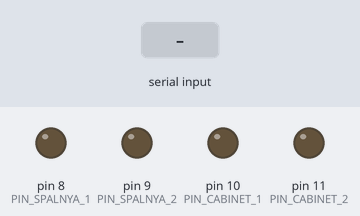
A sketch run on a simulated Arduino Uno, built with avr-gcc and run on an emulated ATmega328P. Shown: output pins drawn as LEDs (lit = HIGH). The inputs (shaded band) are chosen by the test bench. What the sketch prints to the serial monitor is not drawn.

Above: at 1.2 s.
1.3 s: "on_spalnya_1" received over Serial
At 3.2 s:
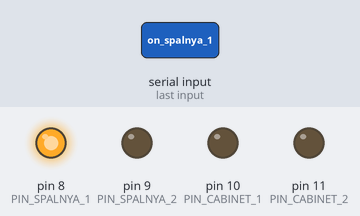
3.8 s: "on_spalnya_2" received over Serial
At 5.1 s:
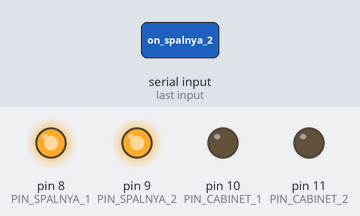
6.3 s: "off_spalnya_1" received over Serial
At 8.2 s:
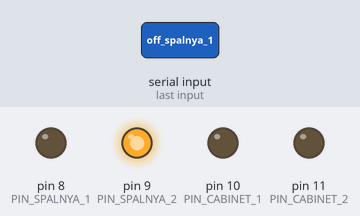
8.8 s: "on_cabinet_1" received over Serial
At 10.1 s:
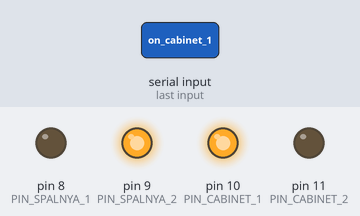
11.3 s: "off_spalnya_2" received over Serial
At 13.2 s:
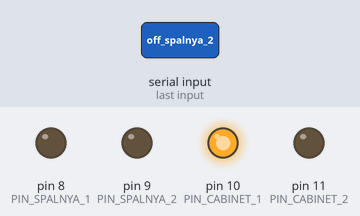
13.8 s: "on_cabinet_2" received over Serial
At 15.1 s:
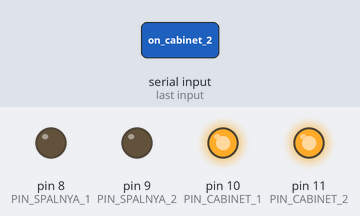
Timing chart, 0 to 16.8 s (numbered marks = the images above; inputs shaded):
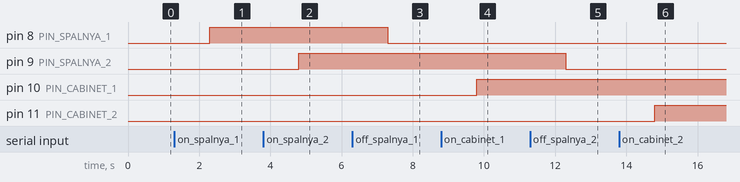

The sketch:

uno_spalnya.ino
```cpp
const int PIN_SPALNYA_1 = 8;
const int PIN_SPALNYA_2 = 9;
const int PIN_CABINET_1 = 10;
const int PIN_CABINET_2 = 11;
void setup() {
  Serial.begin(115200);
  pinMode(PIN_SPALNYA_1,OUTPUT);
  pinMode(PIN_SPALNYA_2,OUTPUT);
  pinMode(PIN_CABINET_1,OUTPUT);
  pinMode(PIN_CABINET_2,OUTPUT);

}
String inString;
void loop() {

 while (Serial.available() > 0) {

 inString=Serial.readString();
  if(inString=="on_spalnya_1")
  {
    digitalWrite(PIN_SPALNYA_1,HIGH);
    Serial.print("OK");
  }
    if(inString=="on_spalnya_2")
    {
    digitalWrite(PIN_SPALNYA_2,HIGH);
    Serial.print("OK");
  }
    if(inString=="off_spalnya_1")
    {
    digitalWrite(PIN_SPALNYA_1,LOW);
    Serial.print("OK");
  }
    if(inString=="off_spalnya_2")
    {
    digitalWrite(PIN_SPALNYA_2,LOW);
    Serial.print("OK");
  }
    if(inString=="on_cabinet_1")
    {
    digitalWrite(PIN_CABINET_1,HIGH);
    Serial.print("OK");
  }
    if(inString=="on_cabinet_2")
    {
    digitalWrite(PIN_CABINET_2,HIGH);
    Serial.print("OK");
  }

   if(inString=="off_cabinet_1")
   {
    digitalWrite(PIN_CABINET_1,LOW);
     Serial.print("OK");
   }
    if(inString=="off_cabinet_2")
    {
    digitalWrite(PIN_CABINET_2,LOW);
     Serial.print("OK");
    }

  }
}
```

Measured:
- after the input at 1.3 s, pin 8 (PIN_SPALNYA_1): LOW → HIGH after 1.0 s
- after the input at 3.8 s, pin 9 (PIN_SPALNYA_2): LOW → HIGH after 1.0 s
- after the input at 6.3 s, pin 8 (PIN_SPALNYA_1): HIGH → LOW after 1.0 s
- after the input at 8.8 s, pin 10 (PIN_CABINET_1): LOW → HIGH after 1.0 s
- after the input at 11.3 s, pin 9 (PIN_SPALNYA_2): HIGH → LOW after 1.0 s
- after the input at 13.8 s, pin 11 (PIN_CABINET_2): LOW → HIGH after 1.0 s
